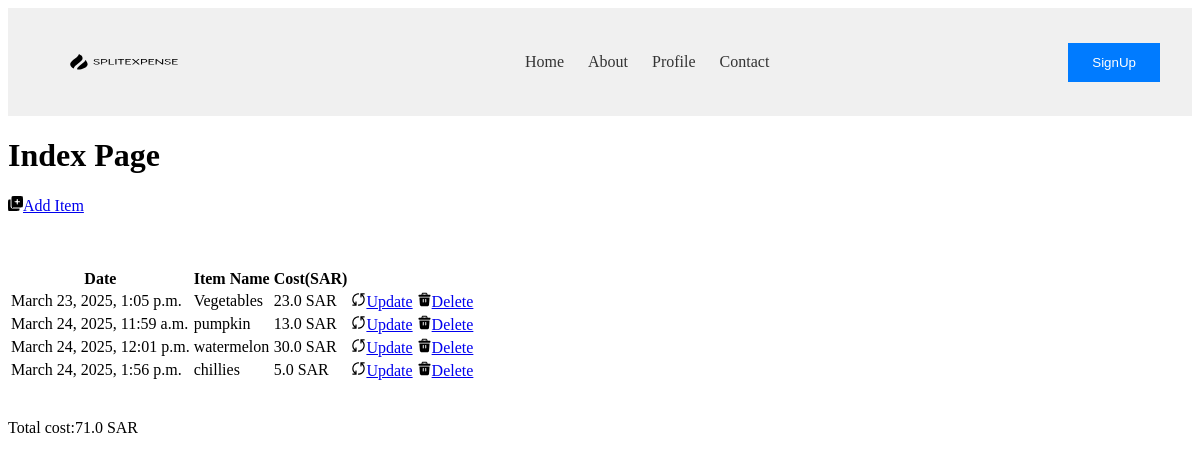
The app's page /, older data.
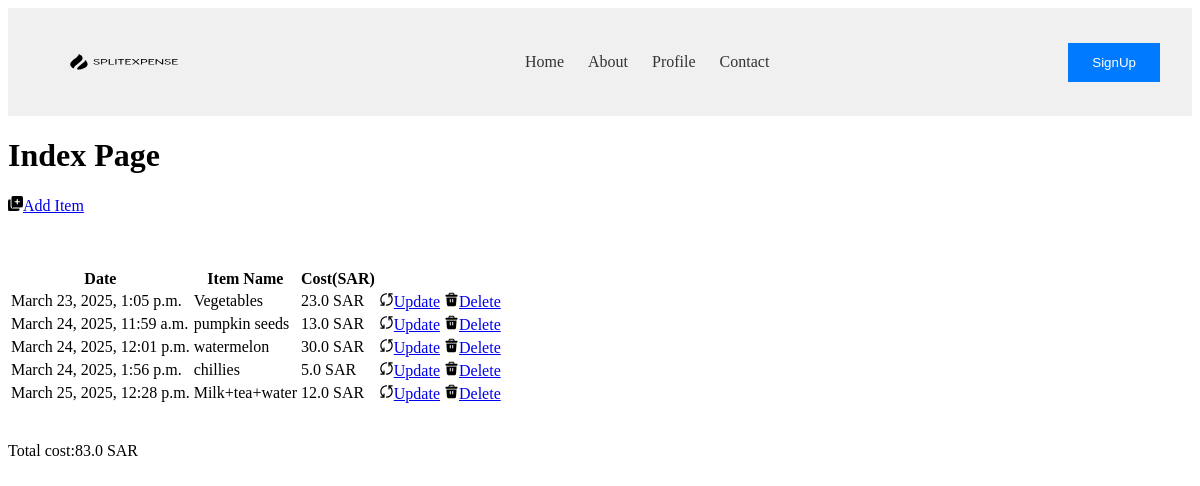
The same page, newer data.
### notes/models.py (models this page shows, shortened)
class Item(models.Model):
    date=models.DateTimeField(auto_now_add=True)
    description=models.TextField(max_length=100,null=True,blank=True)
    cost=models.FloatField()
    id=models.UUIDField(default=uuid.uuid4,unique=True,primary_key=True,editable=False)

### notes/views.py (the view)
# urls.py: path('',views.home,name='home'),
def home(request):
    items=Item.objects.all()
    total_cost=0
    for item in items:
        total_cost+=item.cost
    context={
        'items':items,
        'total_cost':total_cost
    }
    return render(request,'notes/index.html',context)

### notes/templates/notes/index.html
{% extends 'main.html'%}
{%load static %}
{% block contain%}
<h1>Index Page</h1>
<p><a href="{% url 'create-item' %}"><img src="{% static 'notes/images/add_button.svg' %}" alt="create buttton">Add Item</a></p>
<br>
<br>
   <table>
      <thead>
         <tr>
            <th>Date</th>
            <th>Item Name</span></th>
            <th>Cost(SAR)</th>
            <th></th>
            <th></th>
         </tr>
      </thead>
      <tbody>
         {% for item in items %}
         <tr>
            <td>{{item.date}}</td>
            <td>{{item.description}}</td>
            <td>{{item.cost}} SAR</td>
            <td><a href="{% url 'update-item' item.id%}"><img src="{% static 'notes/images/update_button.svg' %}" alt="update button" >Update</a></td>
            <td><a href="{% url 'delete-item' item.id %}"><img src="{% static 'notes/images/delete_button.svg' %}" alt="delete button">Delete</a></td>
         </tr>
         {% endfor %}
      </tbody>
   </table>
   <br>
   <br>
   <div>Total cost:{{total_cost}} SAR</div>
{% endblock %}

### templates/main.html (shortened to what this page needs)
<!DOCTYPE html>
{% load static %}
<html lang="en">
<head>
    <link rel="stylesheet" href="{% static 'css/navbar.css'%}">
</head>
<body>
    {% include 'navbar.html'%}
    {% block contain %}
    {%endblock contain%}
</body>
</html>

### templates/navbar.html (shortened to what this page needs)
{%load static %}
<nav class="navbar">
    <div class="logo"><a href=""> <img src="{% static 'images/logo.svg' %}" alt="iamge absent"/></a></div>
    <ul class="nav-links">
        <li><a href="">Home</a></li>
        <li><a href="">About</a></li>
        <li><a href="">Profile</a></li>
        <li><a href="">Contact</a></li>
    </ul>
    <div class="cta">
        <button>SignUp</button>
    </div>
</nav>

### static/css/navbar.css (style rules this page uses)
.navbar { display: flex; justify-content: space-between; align-items: center ; padding: 1rem 2rem; background-color: #f0f0f0; }
.nav-links { list-style: none; margin: 0; padding: 0; display: flex; }
.nav-links li { margin-left: 1.5rem; }
.nav-links a { text-decoration: none; color: #333; }
.cta button { padding: 0.75rem 1.5rem; background-color: #007bff; color: white; border: none; cursor: pointer; }

Row changes from the older to the newer data that the page shows:
changed Item: description "pumpkin" → "pumpkin seeds"
added Item: date "March 25, 2025, 12:28 p.m.", description "Milk+tea+water", cost "12.0"
Text that changed along with them:
{{ total_cost }}: "71.0" → "83.0"
